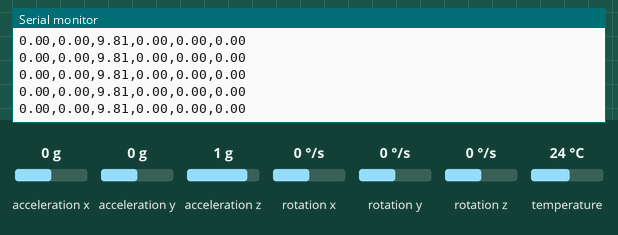
Simulated run of this sketch. Board: Arduino Uno, built with avr-gcc and run on an emulated ATmega328P. On the bench: the last lines printed to the serial monitor. The test bench sets the inputs (shaded band); at power-on: acceleration x 0 g, acceleration y 0 g, acceleration z 1 g, rotation x 0 °/s, rotation y 0 °/s, rotation z 0 °/s, temperature 24 °C.

Above: at 4.8 s.
4.9 s: acceleration x set to -1.4 g
At 4.96 s:
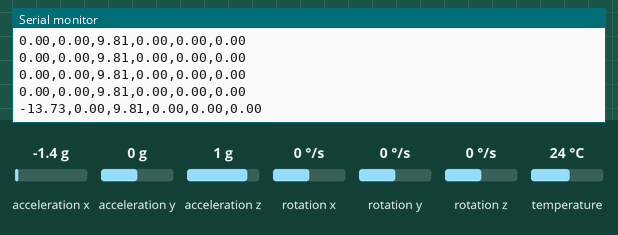
6.4 s: acceleration y set to -1.4 g
At 6.44 s:
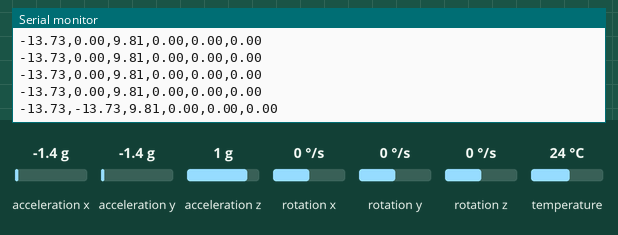
7.9 s: acceleration z set to -1.4 g
At 7.92 s:
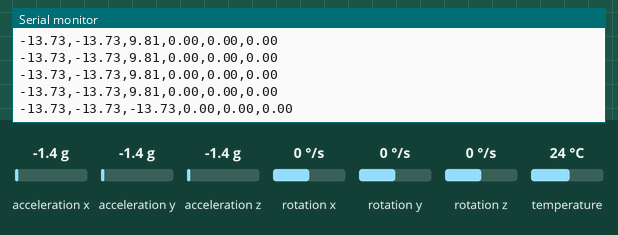
9.4 s: rotation x set to -192 °/s
At 9.4 s:
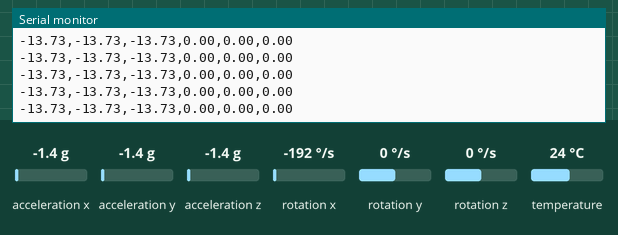
10.9 s: rotation y set to -192 °/s
At 10.94 s:
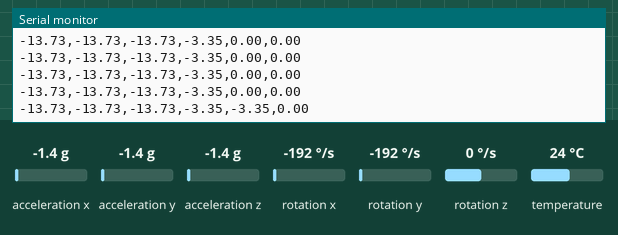

Measured:
- after the input at 4.9 s, the serial monitor: prints a new line after 0.05 s (image 1)
- after the input at 6.4 s, the serial monitor: prints a new line at once (image 2)
- after the input at 7.9 s, the serial monitor: prints a new line at once (image 3)
- after the input at 10.9 s, the serial monitor: prints a new line at once (image 5)

The sketch:

Arduino.ino
```cpp
#include <Wire.h>
#include <Adafruit_MPU6050.h>
#include <Adafruit_Sensor.h>

Adafruit_MPU6050 mpu;

// Calibration offsets (updated dynamically)
float ax_bias = 0, ay_bias = 0, az_bias = 0;
float gx_bias = 0, gy_bias = 0, gz_bias = 0;
const int calibrationSamples = 500; // Number of samples for calibration

void calibrateSensor() {
    Serial.println("🔄 Starting Calibration... Keep the sensor STILL on a flat surface.");

    for (int i = 0; i < calibrationSamples; i++) {
        sensors_event_t accel, gyro, temp;
        mpu.getEvent(&accel, &gyro, &temp);

        ax_bias += accel.acceleration.x;
        ay_bias += accel.acceleration.y;
        az_bias += (accel.acceleration.z - 9.81);  // Adjust for gravity
        gx_bias += gyro.gyro.x;
        gy_bias += gyro.gyro.y;
        gz_bias += gyro.gyro.z;

        delay(5);  // Short delay to get accurate readings
    }

    ax_bias /= calibrationSamples;
    ay_bias /= calibrationSamples;
    az_bias /= calibrationSamples;
    gx_bias /= calibrationSamples;
    gy_bias /= calibrationSamples;
    gz_bias /= calibrationSamples;

    Serial.println("✅ Calibration Complete! Computed Offsets:");
    Serial.print("Accel Bias: "); Serial.print(ax_bias); Serial.print(", ");
    Serial.print(ay_bias); Serial.print(", "); Serial.println(az_bias);
    Serial.print("Gyro Bias: "); Serial.print(gx_bias); Serial.print(", ");
    Serial.print(gy_bias); Serial.print(", "); Serial.println(gz_bias);
}

void setup() {
    Serial.begin(115200);
    while (!Serial);

    if (!mpu.begin()) {
        Serial.println("❌ Failed to initialize MPU6050!");
        while (1);
    }

    Serial.println("✅ MPU6050 initialized successfully!");

    // Set ranges according to dataset values
    mpu.setAccelerometerRange(MPU6050_RANGE_4_G);
    mpu.setGyroRange(MPU6050_RANGE_500_DEG);
    mpu.setFilterBandwidth(MPU6050_BAND_21_HZ);

    // Run self-calibration
    calibrateSensor();
}

void loop() {
    sensors_event_t accel, gyro, temp;
    mpu.getEvent(&accel, &gyro, &temp);

    // Apply dynamically computed Bias Correction
    float ax = accel.acceleration.x - ax_bias;
    float ay = accel.acceleration.y - ay_bias;
    float az = accel.acceleration.z - az_bias;
    float gx = gyro.gyro.x - gx_bias;
    float gy = gyro.gyro.y - gy_bias;
    float gz = gyro.gyro.z - gz_bias;

    // Print values in CSV format for Python script
    Serial.print(ax); Serial.print(",");
    Serial.print(ay); Serial.print(",");
    Serial.print(az); Serial.print(",");
    Serial.print(gx); Serial.print(",");
    Serial.print(gy); Serial.print(",");
    Serial.println(gz);

    delay(50); // Maintain 20 Hz frequency (50ms per reading)
}
```
